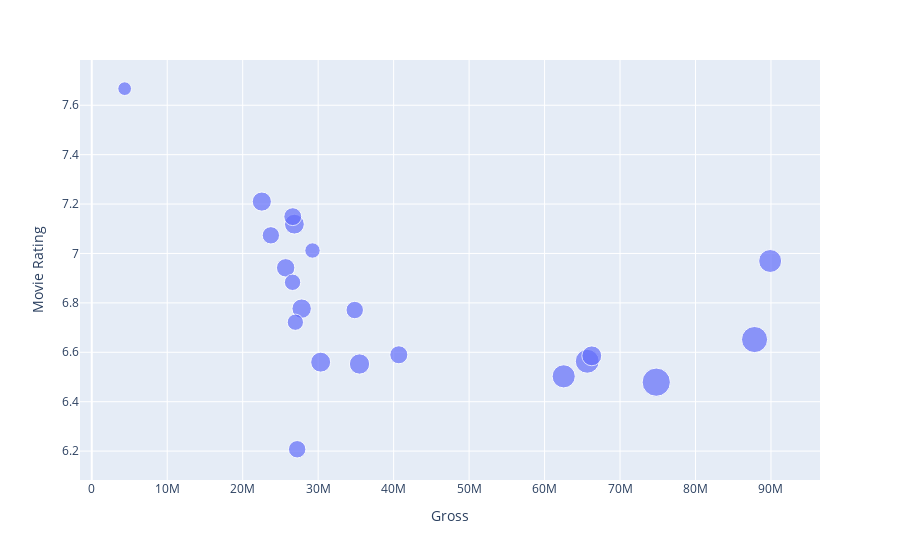

Notebook source saved alongside this figure:
### Code cell
import plotly.express as px


fig = px.scatter(df_genres, x='Gross', y='Movie Rating', size='Votes',hover_name=df_genres.index)
fig.show()

### Figure 1 — Plotly figure (JSON) as saved in the notebook; plotly's stock layout.template omitted (floating-point values rounded to 4 significant figures)
{"data": [{"hovertemplate": "<b>%{hovertext}</b><br><br>Gross=%{x}<br>Movie Rating=%{y}<br>Votes=%{marker.size}<extra></extra>", "hovertext": ["action", "adventure", "animation", "biography", "comedy", "crime", "drama", "family", "fantasy", "film-noir", "history", "horror", "music", "musical", "mystery", "romance", "sci-fi", "sport", "thriller", "war", "western"], "legendgroup": "", "marker": {"color": "#636efa", "size": [133600.0, 158900.0, 122900.0, 91640.0, 75950.0, 87690.0, 79130.0, 92240.0, 125000.0, 43750.0, 70270.0, 70690.0, 62630.0, 55220.0, 93070.0, 61810.0, 186400.0, 71090.0, 95940.0, 85540.0, 74580.0], "sizemode": "area", "sizeref": 465.9, "symbol": "circle"}, "mode": "markers", "name": "", "orientation": "v", "showlegend": false, "type": "scatter", "x": [65650000.0, 87820000.0, 89890000.0, 26850000.0, 40690000.0, 27810000.0, 25690000.0, 66260000.0, 62530000.0, 4359000.0, 23730000.0, 27220000.0, 26610000.0, 29250000.0, 30330000.0, 26980000.0, 74800000.0, 34850000.0, 35480000.0, 22530000.0, 26630000.0], "xaxis": "x", "y": [6.564, 6.652, 6.97, 7.119, 6.59, 6.777, 6.942, 6.586, 6.503, 7.667, 7.074, 6.207, 6.883, 7.012, 6.56, 6.722, 6.479, 6.771, 6.553, 7.21, 7.149], "yaxis": "y"}], "layout": {"legend": {"itemsizing": "constant", "tracegroupgap": 0}, "margin": {"t": 60}, "xaxis": {"anchor": "y", "domain": [0, 1], "title": {"text": "Gross"}}, "yaxis": {"anchor": "x", "domain": [0, 1], "title": {"text": "Movie Rating"}}}}
